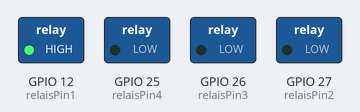
A sketch run on a simulated ESP32. Parts: switched loads named in the sketch (green lamp = pin HIGH). What the sketch prints to the serial monitor is not drawn.

Above: at 0.2 s.
At 1.2 s:
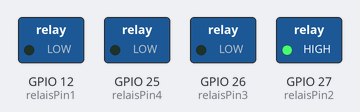
At 2.2 s:
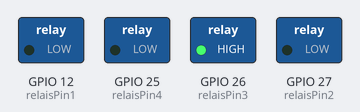
At 3.2 s:
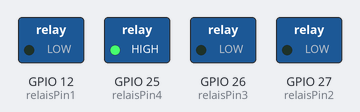
At 4.7 s:
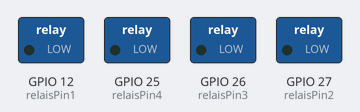
Timing chart, 0 to 5.2 s (numbered marks = the images above):
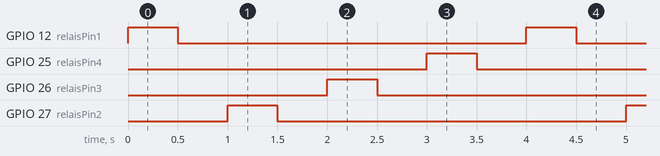

Measured:
- by itself, GPIO 12 (relaisPin1), GPIO 25 (relaisPin4), GPIO 26 (relaisPin3), GPIO 27 (relaisPin2): alternates HIGH for 0.50 s and LOW for 3.5 s
- by itself, everything shown: repeats every 4.0 s, in 8 steps

The sketch:

Relaytest.ino
```cpp
const int relaisPin1 = 12;
const int relaisPin2 = 27;
const int relaisPin3 = 26;
const int relaisPin4 = 25;
const int relaisPin8 = 33;

void setup() {
  Serial.begin(115200);
  Serial.print("Relays");

  pinMode(relaisPin1, OUTPUT);
  pinMode(relaisPin2, OUTPUT);
  pinMode(relaisPin3, OUTPUT);
  pinMode(relaisPin4, OUTPUT);
}

void loop() {
  Serial.print("1");
  digitalWrite(relaisPin1, HIGH);
  digitalWrite(relaisPin2, LOW);
  digitalWrite(relaisPin3, LOW);
  digitalWrite(relaisPin4, LOW);
  delay(500);
  digitalWrite(relaisPin1, LOW);
  digitalWrite(relaisPin2, LOW);
  digitalWrite(relaisPin3, LOW);
  digitalWrite(relaisPin4, LOW);
  delay(500);
  Serial.print("2");
  digitalWrite(relaisPin1, LOW);
  digitalWrite(relaisPin2, HIGH);
  digitalWrite(relaisPin3, LOW);
  digitalWrite(relaisPin4, LOW);
  delay(500);
  digitalWrite(relaisPin1, LOW);
  digitalWrite(relaisPin2, LOW);
  digitalWrite(relaisPin3, LOW);
  digitalWrite(relaisPin4, LOW);
  delay(500);
  Serial.print("3");
  digitalWrite(relaisPin1, LOW);
  digitalWrite(relaisPin2, LOW);
  digitalWrite(relaisPin3, HIGH);
  digitalWrite(relaisPin4, LOW);
  delay(500);
  digitalWrite(relaisPin1, LOW);
  digitalWrite(relaisPin2, LOW);
  digitalWrite(relaisPin3, LOW);
  digitalWrite(relaisPin4, LOW);
  delay(500);
  Serial.print("4");
  digitalWrite(relaisPin1, LOW);
  digitalWrite(relaisPin2, LOW);
  digitalWrite(relaisPin3, LOW);
  digitalWrite(relaisPin4, HIGH);
  delay(500);
  digitalWrite(relaisPin1, LOW);
  digitalWrite(relaisPin2, LOW);
  digitalWrite(relaisPin3, LOW);
  digitalWrite(relaisPin4, LOW);
  delay(500);
}
```
